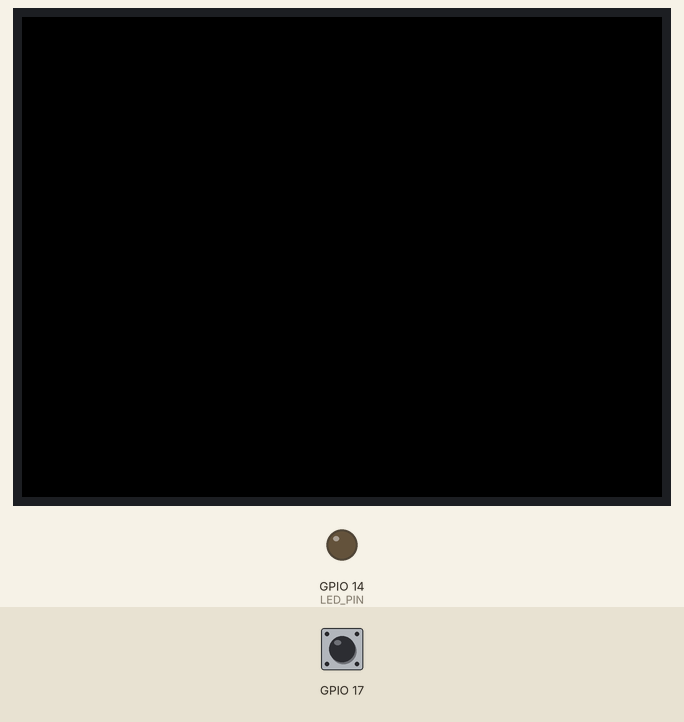
The program below on a simulated Raspberry Pi (BCM pin numbers). Parts: 320×240 colour display, output pins drawn as LEDs (lit = HIGH). The test bench sets the inputs (shaded band); at power-on: GPIO 17 HIGH. The clock reads 2024-03-15 10:24:30 at power-on unless the program sets it; files the program writes start out absent; threads take turns every 2 ms; library files of the repository ran but are not shown: st7789_display.py; pins used as bus, display or sensor lines are not drawn; what the program prints to the terminal is not drawn.

Above: at 1.2 s.
1.3 s: GPIO 17 pulled LOW for 3.2 s
At 4.1 s:
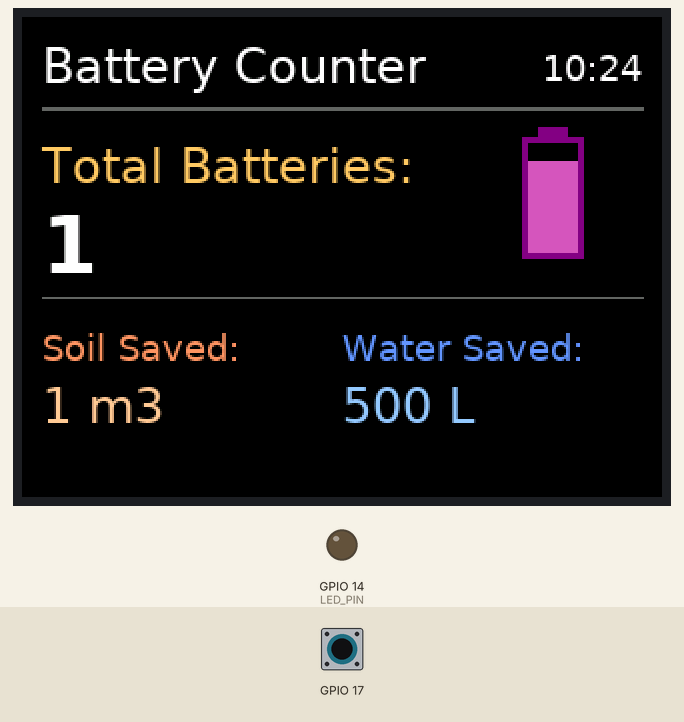
6.0 s: GPIO 17 pulled LOW for 0.15 s
At 6.4 s:
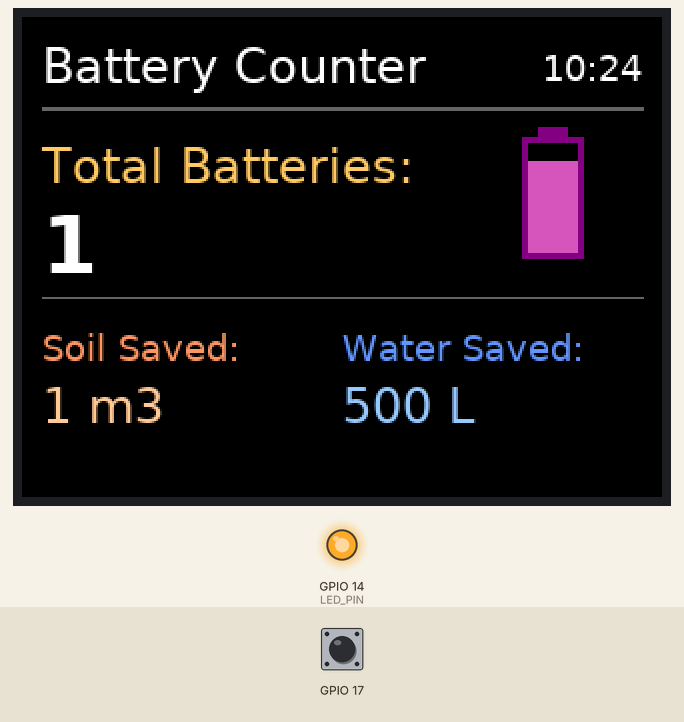
8.1 s: GPIO 17 pulled LOW for 1 s
At 9.8 s:
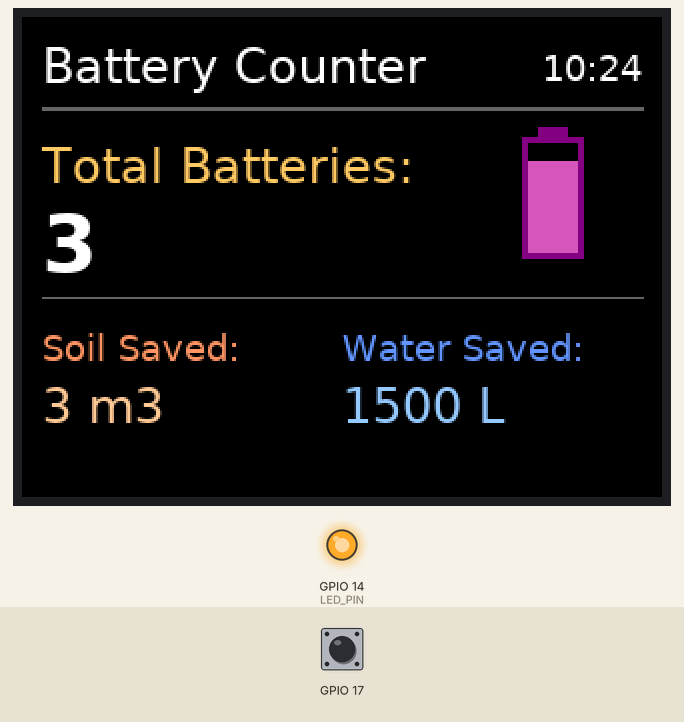
10.6 s: GPIO 17 pulled LOW for 0.15 s
At 12.0 s:
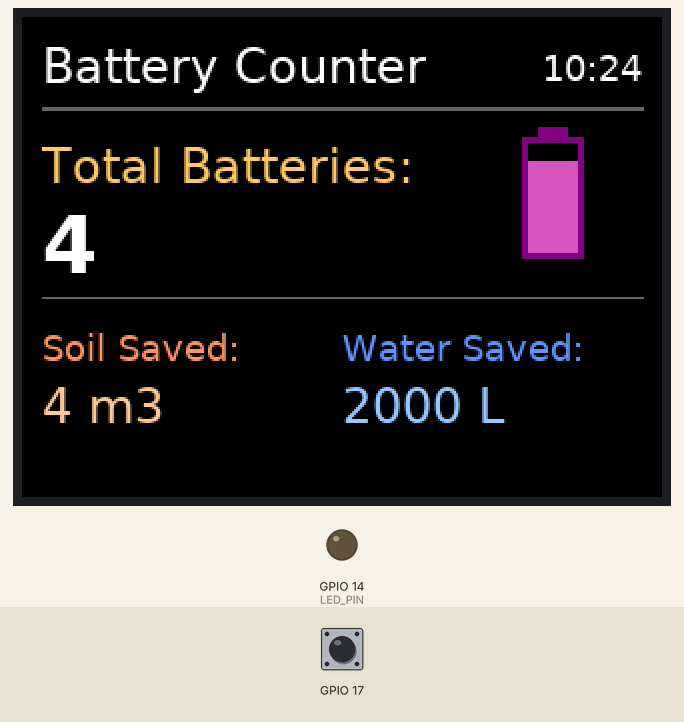
Timing chart, 0 to 13.6 s (numbered marks = the images above; inputs shaded):
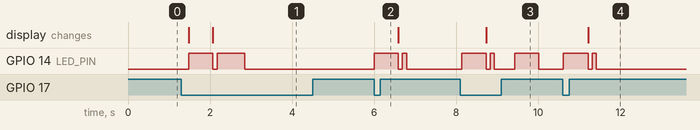

The program:

main.py
```python
#!/usr/bin/env python3
"""
Main application for Raspberry Pi 4 battery counter
Orchestrates two independent services:
  1. Detection Service - Monitors sensor and updates display (non-blocking)
  2. Sync Service - Syncs cached records to cloud (background)
"""

import RPi.GPIO as GPIO
import signal
import sys
import time

from utils.detection import DetectionService
from utils.sync import start_sync_thread, stop_sync_thread


# Global service instances
detection_service = None


def cleanup_handler(signum, frame):
    """
    Handle cleanup on exit signals
    """
    print("\n\nShutting down gracefully...")

    # Stop both services
    if detection_service is not None:
        detection_service.stop()
    stop_sync_thread()

    # Cleanup GPIO
    GPIO.cleanup()

    print("Shutdown complete")
    sys.exit(0)


def main():
    """
    Main application - starts both services and waits
    """
    global detection_service

    print("=" * 50)
    print("Battery Counter - Raspberry Pi 4")
    print("Two-Service Architecture")
    print("=" * 50)

    # Register signal handlers for clean shutdown
    signal.signal(signal.SIGINT, cleanup_handler)
    signal.signal(signal.SIGTERM, cleanup_handler)

    # Start Service 1: Background Sync
    print("\n[Service 1] Starting sync service...")
    start_sync_thread()

    # Start Service 2: Detection & Display
    print("\n[Service 2] Starting detection service...")
    detection_service = DetectionService()
    detection_service.start()

    print("\n" + "=" * 50)
    print("Both services running independently!")
    print("Press Ctrl+C to stop")
    print("=" * 50 + "\n")

    # Keep main thread alive - services run independently
    try:
        while True:
            time.sleep(1)
    except KeyboardInterrupt:
        cleanup_handler(None, None)


if __name__ == "__main__":
    main()
```

detection.py
```python
"""
Detection Service for Battery Counter
Runs in its own thread to monitor sensor and update display without blocking
"""

import RPi.GPIO as GPIO
import time
import threading
from config import LED_PIN, MAIN_LOOP_SLEEP, STATS_UPDATE_INTERVAL_LOOPS, SHOW_DISTANCE_MEASUREMENT
from utils.sync import add_record, get_latest_stats, load_cache
from utils.st7789_display import TFT
from utils.limit_switch_sensor import LimitSwitchSensor


class DetectionService:
    """
    Independent service for battery detection and display updates
    Runs in its own thread for maximum responsiveness
    """

    def __init__(self):
        self.running = False
        self.thread = None
        self.sensor = None
        self.tft = None
        self.loop_counter = 0

        # Local detection counter - incremented on detect, reset when stats update
        self.local_detections = 0

        # Stats tracking
        self.last_stats = {
            "total": 0,
            "soil": 0,
            "water": 0
        }

        # High water marks - never show values lower than these
        self.max_total_shown = 0
        self.max_soil_shown = 0.0
        self.max_water_shown = 0.0

    def _initialize_hardware(self):
        """Initialize GPIO, sensor, LED, and display"""
        print("\nInitializing detection hardware...")

        # Set GPIO mode (BCM numbering)
        GPIO.setmode(GPIO.BCM)
        GPIO.setwarnings(False)

        # Initialize limit switch sensor
        self.sensor = LimitSwitchSensor()

        # Initialize LED
        GPIO.setup(LED_PIN, GPIO.OUT)
        GPIO.output(LED_PIN, GPIO.LOW)
        print(f"LED initialized on GPIO {LED_PIN}")

        # Initialize TFT display (optional)
        try:
            self.tft = TFT(show_distance=SHOW_DISTANCE_MEASUREMENT)
        except Exception as e:
            print(f"Display initialization failed: {e}")
            print("Continuing without display...")
            self.tft = None

    def _update_display(self, current_distance=-1):
        """
        Update display with current stats + local detections
        Always applies high water mark to prevent decreasing values
        NO LOCKS - uses local counter for instant updates!
        """
        if self.tft is None:
            return

        # Calculate display values using LOCAL counter (no cache lock!)
        total_display = self.last_stats["total"] + self.local_detections
        soil_display = self.last_stats["soil"] + (self.local_detections * 1)
        water_display = self.last_stats["water"] + \
            (self.local_detections * 500)

        # Apply high water mark - never decrease
        total_display = max(total_display, self.max_total_shown)
        soil_display = max(soil_display, self.max_soil_shown)
        water_display = max(water_display, self.max_water_shown)

        # Update high water marks
        self.max_total_shown = total_display
        self.max_soil_shown = soil_display
        self.max_water_shown = water_display

        # Update display
        self.tft.show(total_display, soil_display,
                      water_display, current_distance)

    def _detection_loop(self):
        """Main detection loop - runs independently"""
        print("\n" + "=" * 50)
        print("Detection service ready! Monitoring sensor...")
        print("=" * 50 + "\n")

        current_distance = -1

        try:
            while self.running:
                # Turn LED on during active monitoring
                GPIO.output(LED_PIN, GPIO.HIGH)

                # Check for limit switch press
                if self.sensor.check():
                    print(f"\n*** BATTERY DETECTED! ***")

                    # Increment local counter first (instant!)
                    self.local_detections += 1

                    # Add record to cache (may wait for lock, but we don't care)
                    add_record()

                    # INSTANT DISPLAY UPDATE - uses local counter, no locks!
                    self._update_display(current_distance)
                    print(f"Display updated instantly!")

                    # Brief LED blink to indicate detection
                    GPIO.output(LED_PIN, GPIO.LOW)
                    time.sleep(0.1)
                    GPIO.output(LED_PIN, GPIO.HIGH)
                    time.sleep(0.1)

                # Periodic display update with latest stats (non-blocking)
                if self.loop_counter % STATS_UPDATE_INTERVAL_LOOPS == 0:
                    # Get latest stats from sync service (no network call!)
                    new_stats = get_latest_stats()

                    # Check if server caught up with our local detections
                    server_increase = new_stats["total"] - \
                        self.last_stats["total"]
                    if server_increase >= self.local_detections:
                        # Server has all our detections
                        self.local_detections = 0
                    else:
                        # Server hasn't caught up yet
                        self.local_detections -= server_increase

                    self.last_stats = new_stats

                    # Update display with latest stats
                    self._update_display(current_distance)

                    unsynced = len(load_cache())
                    print(
                        f"Display updated: Total={self.max_total_shown}, Local={self.local_detections}, Unsynced={unsynced}")

                # Turn LED off
                GPIO.output(LED_PIN, GPIO.LOW)

                # Increment loop counter
                self.loop_counter += 1

                # Non-blocking sleep
                time.sleep(MAIN_LOOP_SLEEP)

        except Exception as e:
            print(f"Detection loop error: {e}")
        finally:
            print("Detection loop stopped")

    def start(self):
        """Start the detection service thread"""
        if self.thread is not None and self.thread.is_alive():
            print("Detection service already running")
            return

        self._initialize_hardware()

        self.running = True
        self.thread = threading.Thread(
            target=self._detection_loop, daemon=True)
        self.thread.start()
        print("Detection service started")

    def stop(self):
        """Stop the detection service thread"""
        print("Stopping detection service...")
        self.running = False
        if self.thread is not None:
            self.thread.join(timeout=2)
```

sync.py
```python
"""
Sync Module for Cache Management and Cloud API Integration
Handles local caching, internet connectivity, and background syncing
"""

import json
import time
import requests
import subprocess
import threading
from pathlib import Path
from config import (
    API_LOG, API_STATS, DEVICE_ID, CACHE_FILE,
    WIFI_CHECK_HOST, SYNC_INTERVAL_SECONDS
)

# Thread-safe cache access lock
_cache_lock = threading.Lock()

# Cache Management Functions


def load_cache():
    """
    Load cached records from JSON file

    Returns:
        list: List of cached records, empty list if file doesn't exist
    """
    with _cache_lock:
        cache_path = Path(CACHE_FILE)
        if not cache_path.exists():
            return []

        try:
            with open(cache_path, 'r') as f:
                return json.load(f)
        except (json.JSONDecodeError, IOError) as e:
            print(f"Error loading cache: {e}")
            return []


def save_cache(data):
    """
    Save records to cache file

    Args:
        data: List of records to save
    """
    with _cache_lock:
        try:
            with open(CACHE_FILE, 'w') as f:
                json.dump(data, f, indent=2)
        except IOError as e:
            print(f"Error saving cache: {e}")


def add_record():
    """
    Add a new battery count record to the cache
    """
    record = {
        "timestamp": int(time.time()),
        "amount": 1,
        "device": DEVICE_ID
    }

    cache = load_cache()
    cache.append(record)
    save_cache(cache)
    print(f"Record added to cache: {record}")


# Network Functions

def has_internet():
    """
    Check if internet connection is available via ping

    Returns:
        bool: True if internet is available, False otherwise
    """
    try:
        result = subprocess.run(
            ['ping', '-c', '1', '-W', '1', WIFI_CHECK_HOST],
            stdout=subprocess.DEVNULL,
            stderr=subprocess.DEVNULL,
            timeout=2
        )
        return result.returncode == 0
    except (subprocess.TimeoutExpired, Exception) as e:
        return False


def fetch_stats():
    """
    Fetch statistics from the cloud API

    Returns:
        dict: Statistics with keys 'total', 'soil', 'water', or None if failed
    """
    if not has_internet():
        return None

    try:
        response = requests.get(API_STATS, timeout=5)
        if response.status_code == 200:
            data = response.json()
            # Ensure required keys exist
            return {
                "total": data.get("total", 0),
                "soil": data.get("soil", 0),
                "water": data.get("water", 0)
            }
    except (requests.RequestException, json.JSONDecodeError, Exception) as e:
        print(f"Error fetching stats: {e}")

    return None


# Background Sync Thread

_sync_thread = None
_sync_running = False

# Shared stats - updated by sync service, read by detection service
_latest_stats = {
    "total": 0,
    "soil": 0,
    "water": 0
}
_stats_lock = threading.Lock()


def get_latest_stats():
    """
    Get the latest stats (non-blocking, no network call)

    Returns:
        dict: Latest stats cached from API
    """
    with _stats_lock:
        return _latest_stats.copy()


def _sync_worker():
    """
    Background worker that continuously syncs cached records to the API
    and refreshes stats periodically
    """
    global _sync_running, _latest_stats

    print("Sync thread started")

    while _sync_running:
        try:
            # Check internet connectivity
            if has_internet():
                # Fetch fresh stats from API (non-blocking for detection service)
                new_stats = fetch_stats()
                if new_stats is not None:
                    with _stats_lock:
                        _latest_stats = new_stats
                    print(f"Stats refreshed: {_latest_stats}")

                # Sync cached records
                cache = load_cache()

                if cache:
                    print(f"Syncing {len(cache)} cached records...")
                    updated_cache = []

                    for record in cache:
                        try:
                            # Attempt to POST record to API
                            response = requests.post(
                                API_LOG,
                                json=record,
                                timeout=5
                            )

                            if response.status_code == 200:
                                print(f"Synced record: {record['timestamp']}")
                                # Successfully synced, don't keep it
                            else:
                                print(
                                    f"Failed to sync record (status {response.status_code})")
                                updated_cache.append(record)

                        except requests.RequestException as e:
                            print(f"Error syncing record: {e}")
                            updated_cache.append(record)

                    # Reload cache to preserve any records added during sync
                    current_cache = load_cache()
                    # Get timestamps of records that failed to sync (still need to retry)
                    failed_timestamps = set(r['timestamp']
                                            for r in updated_cache)
                    # Get timestamps of original records we attempted to sync
                    attempted_timestamps = set(r['timestamp'] for r in cache)

                    # Keep records that either:
                    # 1. Failed to sync (in failed_timestamps), OR
                    # 2. Were added during sync (NOT in attempted_timestamps)
                    final_cache = [
                        r for r in current_cache
                        if r['timestamp'] in failed_timestamps or r['timestamp'] not in attempted_timestamps
                    ]

                    # Save updated cache (only successfully synced records removed)
                    save_cache(final_cache)

                    if len(final_cache) < len(cache):
                        print(
                            f"Sync complete. {len(final_cache)} records remain in cache.")

        except Exception as e:
            print(f"Sync thread error: {e}")

        # Sleep before next sync attempt
        time.sleep(SYNC_INTERVAL_SECONDS)

    print("Sync thread stopped")


def start_sync_thread():
    """
    Start the background sync thread
    """
    global _sync_thread, _sync_running

    if _sync_thread is not None and _sync_thread.is_alive():
        print("Sync thread already running")
        return

    _sync_running = True
    _sync_thread = threading.Thread(target=_sync_worker, daemon=True)
    _sync_thread.start()


def stop_sync_thread():
    """
    Stop the background sync thread
    """
    global _sync_running
    _sync_running = False
```

config.py
```python
"""
Configuration constants for the IR sensor battery counter
"""

# API Endpoints
API_LOG = "https://asep-battery-counter-api.vercel.app/log"
API_STATS = "https://asep-battery-counter-api.vercel.app/stats"

# GPIO Configuration (BCM numbering)
IR_PIN = 15
LED_PIN = 14

# Limit switch GPIO
LIMIT_SWITCH_PIN = 17

# Device Configuration
DEVICE_ID = "rpi4_1"

# File Paths
CACHE_FILE = "cache.json"

# Network Configuration
WIFI_CHECK_HOST = "8.8.8.8"

# Timing Configuration
DEBOUNCE_MS = 100
SYNC_INTERVAL_SECONDS = 5
STATS_UPDATE_INTERVAL_LOOPS = 100
MAIN_LOOP_SLEEP = 0.05

# ToF Sensor Configuration
TOF_I2C_BUS = 1
TOF_ADDRESS = 0x29
TOF_XSHUT_PIN = 17
TOF_THRESHOLD_MM = 15

# Display Configuration
SHOW_DISTANCE_MEASUREMENT = False
```

Source omitted: limit_switch_sensor.py (2451 bytes)

Measured:
- after the input at 6.0 s, GPIO 14 (LED_PIN): LOW → HIGH after 0.00 s instead of 1.9 s
- after the input at 8.1 s, the display: changes after 0.63 s (image 3)
- after the input at 10.6 s, GPIO 14 (LED_PIN): LOW → HIGH at once, → LOW 0.61 s later, → HIGH 0.10 s later, → LOW 0.10 s later; the display: changes after 0.62 s (image 4)
- by itself, GPIO 14 (LED_PIN): alternates HIGH for 0.63 s and LOW for 0.10 s, 4 changes in all, then stays LOW
